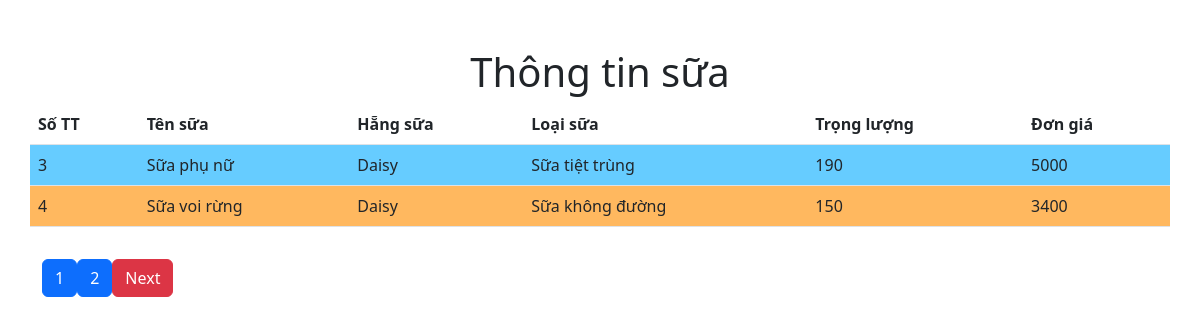
Page /HienThiTuDatabase/thong_tin_sua.php on the committed database.
### tables this page shows
CREATE TABLE `thong_tin_sua` (
  `ID` int(11) NOT NULL,
  `TenSua` varchar(100) NOT NULL,
  `HangSua` varchar(10) NOT NULL,
  `LoaiSua` varchar(50) NOT NULL,
  `TrongLuong` int(11) NOT NULL,
  `DonGia` int(11) NOT NULL
);

CREATE TABLE `hang_sua` (
  `MaHS` varchar(10) NOT NULL,
  `TenHS` varchar(100) NOT NULL,
  `DiaChi` varchar(200) NOT NULL,
  `DienThoai` varchar(11) NOT NULL,
  `Email` varchar(50) NOT NULL
);

CREATE TABLE `loai_sua` (
  `MaLoaiSua` varchar(10) NOT NULL,
  `TenLoaiSua` varchar(50) NOT NULL
);

### HienThiTuDatabase/phantrang.php (called while the page is built)
<?php
if (isset($_GET['page'])) {
    $page = $_GET['page'];
} else {
    $page = 1;
}
$num_per_page = 02;
$start_from = ($page - 1) * 02;

### HienThiTuDatabase/thong_tin_sua.php (the view, shortened to what this page needs)
<?php
require_once './db.php';
require_once './phantrang.php';
$query = "SELECT tths.ID, tths.TenSua, hs.TenHS, ls.TenLoaiSua, tths.TrongLuong, tths.DonGia FROM hang_sua as hs, thong_tin_sua as tths, loai_sua as ls Where hs.MaHS = tths.HangSua and ls.MaLoaiSua = tths.LoaiSua limit $start_from,$num_per_page";
$result = mysqli_query($conn, $query);
?>
<!DOCTYPE html>
<html lang="en">
<head>
    <link href="https://cdn.jsdelivr.net/npm/bootstrap@5.2.1/dist/css/bootstrap.min.css" rel="stylesheet">
</head>
<body>
    <div class='container mt-5'>
        <div class='row justify-content-center'>
            <h1 class="text-center">Thông tin sữa</h1>
            <table class="table">
                <thead>
                    <tr>
                        <th>Số TT</th>
                        <th>Tên sữa</th>
                        <th>Hẵng sữa</th>
                        <th>Loại sữa</th>
                        <th>Trọng lượng</th>
                        <th>Đơn giá</th>
                    </tr>
                </thead>
                <tbody>
                    <?php
                    $style = array('even', 'odd');
                    if ($result->num_rows > 0) {
                        $index = 1;
                        while ($row = mysqli_fetch_assoc($result)) {
                            echo
                            "<tr class=" . $style[$index % 2] . ">
                                <td>" . $row['ID'] . "</td>
                                <td>" . $row['TenSua'] . "</td>
                                <td>" . $row['TenHS'] . "</td>
                                <td>" . $row['TenLoaiSua'] . "</td>
                                <td>" . $row['TrongLuong'] . "</td>
                                <td>" . $row['DonGia'] . "</td>
                            </tr>";
                            $index++;
                        }
                    }
                    ?>
                </tbody>
            </table>
            <div class="container mt-3">
                <?php
                $pr_query = "SELECT tths.ID, tths.TenSua, hs.TenHS, ls.TenLoaiSua, tths.TrongLuong, tths.DonGia FROM hang_sua as hs, thong_tin_sua as tths, loai_sua as ls Where hs.MaHS = tths.HangSua and ls.MaLoaiSua = tths.LoaiSua";
                $pr_result = mysqli_query($conn, $pr_query);
                $total_record = mysqli_num_rows($pr_result);
                $total_page = ceil($total_record / $num_per_page);
                for ($i = 1; $i < $total_page; $i++) {
                    echo "<a href='thong_tin_sua.php?page=" . $i . "' class='btn btn-primary'>$i</a>";
                }
                if ($i > $page) {
                    echo "<a href='thong_tin_sua.php?page=" . ($page + 1) . "' class='btn btn-danger'>Next</a>";
                }
                ?>
            </div>
        </div>
    </div>
</body>
</html>

### HienThiTuDatabase/thong_tin_sua.php (style rules this page uses)
.even { background-color: #FFB85F !important; }
.odd { background-color: #66CCFF !important; }

### rows in the picture
thong_tin_sua: ID "3", TenSua "Sữa phụ nữ", HangSua.TenHS "Daisy", LoaiSua.TenLoaiSua "Sữa tiệt trùng", TrongLuong "190", DonGia "5000"
thong_tin_sua: ID "4", TenSua "Sữa voi rừng", HangSua.TenHS "Daisy", LoaiSua.TenLoaiSua "Sữa không đường", TrongLuong "150", DonGia "3400"
